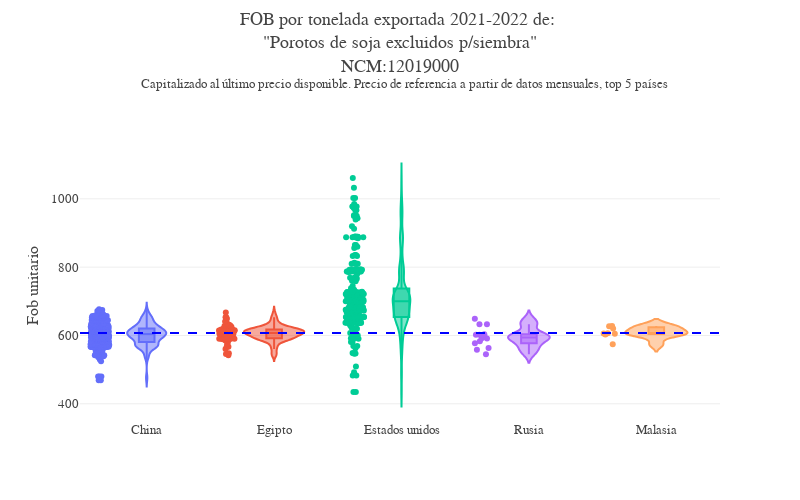

Here is the notebook cell this chart was saved with:
### Code cell
precio_violinplot_capitalizado(df=df_producto, ncm='12019000',n_paises=5) #ejemplo

### Figure 1 — Plotly figure (JSON) as saved in the notebook; plotly's stock layout.template omitted (floating-point values rounded to 4 significant figures; data arrays with more than 128 entries replaced by an {"elided": "..."} marker saying what was removed)
{"data": [{"alignmentgroup": "True", "box": {"visible": true}, "customdata": {"elided": "405x10 mixed values"}, "hovertemplate": "Destino=%{x}<br>Precio capitalizado=%{y}<br>Precio de referencia=%{customdata[0]}<br>Kg=%{customdata[1]}<br>Spread=%{customdata[2]}<br>Documento=%{customdata[3]}<br>sec=%{customdata[4]}<br>Fecha=%{customdata[5]}<br>sim=%{customdata[6]}<br>Exportador=%{customdata[7]}<br>Precio=%{customdata[8]}<br>Fob=%{customdata[9]}<extra></extra>", "legendgroup": "China", "marker": {"color": "#636efa"}, "name": "China", "offsetgroup": "China", "orientation": "v", "points": "all", "scalegroup": "True", "showlegend": true, "type": "violin", "x": {"elided": "405 str values"}, "x0": " ", "xaxis": "x", "y": {"elided": "405 float values"}, "y0": " ", "yaxis": "y"}, {"alignmentgroup": "True", "box": {"visible": true}, "customdata": {"elided": "84x10 mixed values"}, "hovertemplate": "Destino=%{x}<br>Precio capitalizado=%{y}<br>Precio de referencia=%{customdata[0]}<br>Kg=%{customdata[1]}<br>Spread=%{customdata[2]}<br>Documento=%{customdata[3]}<br>sec=%{customdata[4]}<br>Fecha=%{customdata[5]}<br>sim=%{customdata[6]}<br>Exportador=%{customdata[7]}<br>Precio=%{customdata[8]}<br>Fob=%{customdata[9]}<extra></extra>", "legendgroup": "Egipto", "marker": {"color": "#EF553B"}, "name": "Egipto", "offsetgroup": "Egipto", "orientation": "v", "points": "all", "scalegroup": "True", "showlegend": true, "type": "violin", "x": ["Egipto", "Egipto", "Egipto", "Egipto", "Egipto", "Egipto", "Egipto", "Egipto", "Egipto", "Egipto", "Egipto", "Egipto", "Egipto", "Egipto", "Egipto", "Egipto", "Egipto", "Egipto", "Egipto", "Egipto", "Egipto", "Egipto", "Egipto", "Egipto", "Egipto", "Egipto", "Egipto", "Egipto", "Egipto", "Egipto", "Egipto", "Egipto", "Egipto", "Egipto", "Egipto", "Egipto", "Egipto", "Egipto", "Egipto", "Egipto", "Egipto", "Egipto", "Egipto", "Egipto", "Egipto", "Egipto", "Egipto", "Egipto", "Egipto", "Egipto", "Egipto", "Egipto", "Egipto", "Egipto", "Egipto", "Egipto", "Egipto", "Egipto", "Egipto", "Egipto", "Egipto", "Egipto", "Egipto", "Egipto", "Egipto", "Egipto", "Egipto", "Egipto", "Egipto", "Egipto", "Egipto", "Egipto", "Egipto", "Egipto", "Egipto", "Egipto", "Egipto", "Egipto", "Egipto", "Egipto", "Egipto", "Egipto", "Egipto", "Egipto"], "x0": " ", "xaxis": "x", "y": [617.7, 615.3, 616.5, 614.1, 649.2, 615.3, 617.7, 615.3, 616.5, 618.9, 618.9, 589.9, 617.7, 625, 614.1, 614.1, 614.1, 589.9, 614.1, 609.2, 615.3, 605.2, 605.2, 602.8, 628.6, 599.3, 605.2, 596.9, 604, 596.9, 605.2, 605.2, 596.9, 606.9, 606.9, 606.9, 605.2, 604, 604, 599.3, 628.6, 590.5, 589.3, 590.5, 590.5, 590.5, 614.8, 614.8, 591.6, 591.6, 615.3, 590.5, 588.2, 583.6, 590.5, 602.8, 602.8, 566.7, 560.5, 591.6, 636, 548.1, 542, 566.9, 604.7, 545.6, 667.5, 653.2, 620.1, 653.2, 620.1, 574, 620.7, 627.7, 611.4, 631.3, 611.4, 620.7, 640.6, 631.3, 581, 607, 607, 586], "y0": " ", "yaxis": "y"}, {"alignmentgroup": "True", "box": {"visible": true}, "customdata": {"elided": "287x10 mixed values"}, "hovertemplate": "Destino=%{x}<br>Precio capitalizado=%{y}<br>Precio de referencia=%{customdata[0]}<br>Kg=%{customdata[1]}<br>Spread=%{customdata[2]}<br>Documento=%{customdata[3]}<br>sec=%{customdata[4]}<br>Fecha=%{customdata[5]}<br>sim=%{customdata[6]}<br>Exportador=%{customdata[7]}<br>Precio=%{customdata[8]}<br>Fob=%{customdata[9]}<extra></extra>", "legendgroup": "Estados unidos", "marker": {"color": "#00cc96"}, "name": "Estados unidos", "offsetgroup": "Estados unidos", "orientation": "v", "points": "all", "scalegroup": "True", "showlegend": true, "type": "violin", "x": {"elided": "287 str values"}, "x0": " ", "xaxis": "x", "y": {"elided": "287 float values"}, "y0": " ", "yaxis": "y"}, {"alignmentgroup": "True", "box": {"visible": true}, "customdata": {"elided": "14x10 mixed values"}, "hovertemplate": "Destino=%{x}<br>Precio capitalizado=%{y}<br>Precio de referencia=%{customdata[0]}<br>Kg=%{customdata[1]}<br>Spread=%{customdata[2]}<br>Documento=%{customdata[3]}<br>sec=%{customdata[4]}<br>Fecha=%{customdata[5]}<br>sim=%{customdata[6]}<br>Exportador=%{customdata[7]}<br>Precio=%{customdata[8]}<br>Fob=%{customdata[9]}<extra></extra>", "legendgroup": "Rusia", "marker": {"color": "#ab63fa"}, "name": "Rusia", "offsetgroup": "Rusia", "orientation": "v", "points": "all", "scalegroup": "True", "showlegend": true, "type": "violin", "x": ["Rusia", "Rusia", "Rusia", "Rusia", "Rusia", "Rusia", "Rusia", "Rusia", "Rusia", "Rusia", "Rusia", "Rusia", "Rusia", "Rusia"], "x0": " ", "xaxis": "x", "y": [591.1, 558.4, 544.7, 563.3, 591.7, 603.5, 596.2, 648.8, 633, 602.2, 633, 602.2, 582.8, 577.2], "y0": " ", "yaxis": "y"}, {"alignmentgroup": "True", "box": {"visible": true}, "customdata": [[517.5, 9570000, -0.5, "21003EC01001613T", "001", "05-2021", "190C", "viterra argentina s.a.", 517, 4948000.0], [517.5, 19430000, -1.5, "21003EC01002096C", "001", "05-2021", "190C", "ldc argentina s.a.", 516, 10025880], [517.5, 2416000, -3.5, "21003EC01002097D", "001", "05-2021", "190C", "ldc argentina s.a.", 514, 1241824], [512.9, 19828000, -27.9, "21040EC01000787X", "0001", "07-2021", "190C", "amaggi argentina s.a.", 485, 9616580], [519.2, 20941000, 17.8, "21040EC01000940W", "0001", "08-2021", "190C", "amaggi argentina s.a.", 537, 11245317], [532.1, 20316000, -1.1, "21003EC01004226W", "0001", "09-2021", "190C", "ldc argentina s.a.", 531, 10787796], [532.1, 171000, 11.9, "21003EC01004697L", "0001", "09-2021", "190C", "amaggi argentina s.a.", 544, 93024], [532.1, 21829000, 17.9, "21003EC01004698M", "0001", "09-2021", "190C", "amaggi argentina s.a.", 550, 12005950]], "hovertemplate": "Destino=%{x}<br>Precio capitalizado=%{y}<br>Precio de referencia=%{customdata[0]}<br>Kg=%{customdata[1]}<br>Spread=%{customdata[2]}<br>Documento=%{customdata[3]}<br>sec=%{customdata[4]}<br>Fecha=%{customdata[5]}<br>sim=%{customdata[6]}<br>Exportador=%{customdata[7]}<br>Precio=%{customdata[8]}<br>Fob=%{customdata[9]}<extra></extra>", "legendgroup": "Malasia", "marker": {"color": "#FFA15A"}, "name": "Malasia", "offsetgroup": "Malasia", "orientation": "v", "points": "all", "scalegroup": "True", "showlegend": true, "type": "violin", "x": ["Malasia", "Malasia", "Malasia", "Malasia", "Malasia", "Malasia", "Malasia", "Malasia"], "x0": " ", "xaxis": "x", "y": [606.3, 605.2, 602.8, 574, 627.7, 605.6, 620.5, 627.3], "y0": " ", "yaxis": "y"}], "layout": {"font": {"family": "Georgia", "size": 13}, "height": 500, "legend": {"title": {"text": "Destino"}, "tracegroupgap": 0}, "margin": {"t": 150}, "separators": ",.", "shapes": [{"line": {"color": "blue", "dash": "dash"}, "type": "line", "x0": 0, "x1": 1, "xref": "x domain", "y0": 606.9, "y1": 606.9, "yref": "y"}], "showlegend": false, "title": {"text": "FOB por tonelada exportada 2021-2022 de: <br>\"Porotos de soja excluidos p/siembra\"<br>NCM:12019000<br> <sup> Capitalizado al último precio disponible. Precio de referencia a partir de datos mensuales, top 5 países", "y": 0.95}, "violinmode": "overlay", "width": 800, "xaxis": {"anchor": "y", "categoryarray": ["China", "Egipto", "Estados unidos", "Rusia", "Malasia"], "categoryorder": "array", "domain": [0, 1], "title": {"text": ""}}, "yaxis": {"anchor": "x", "domain": [0, 1], "title": {"text": "Fob unitario"}}}}
